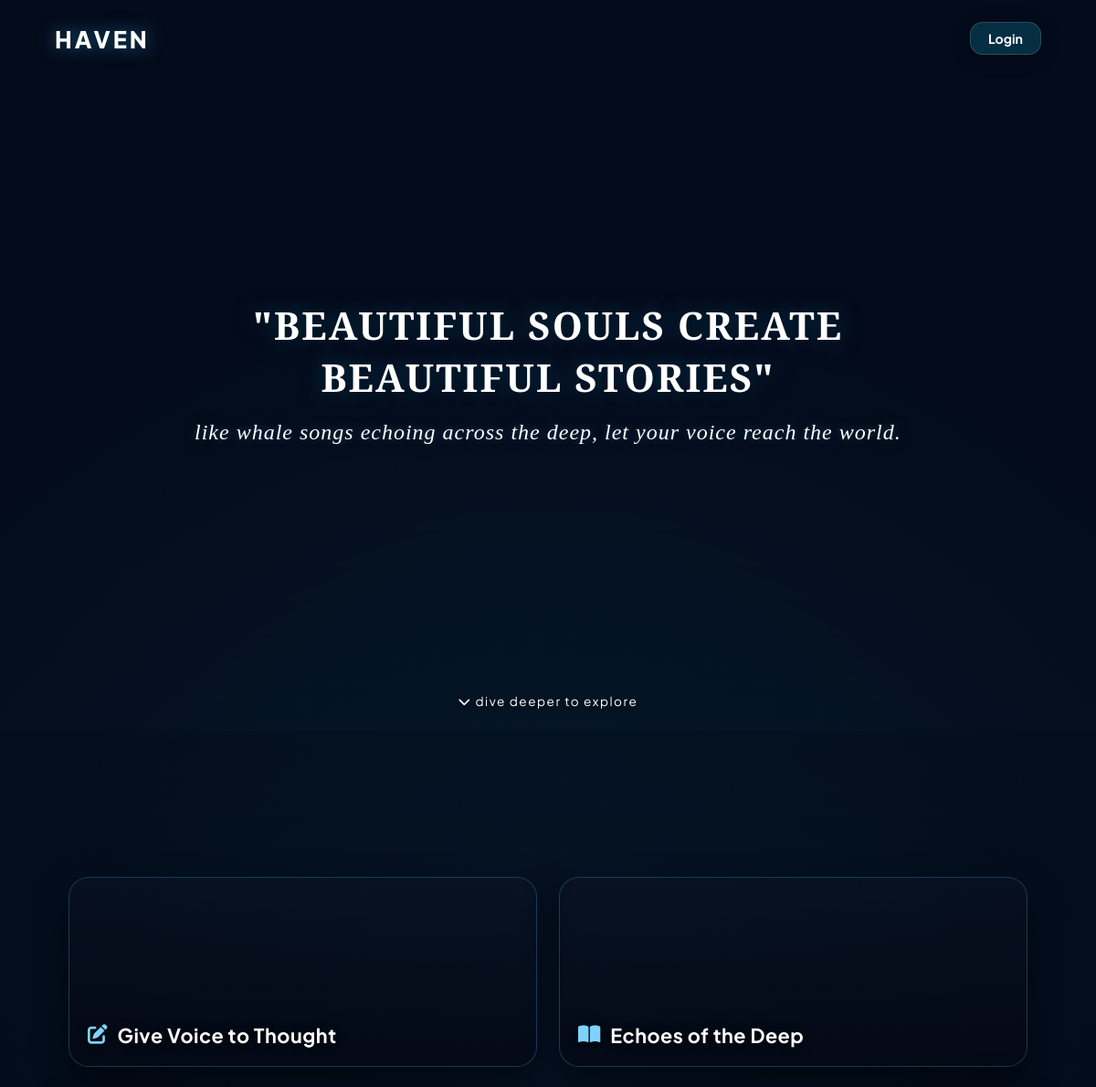
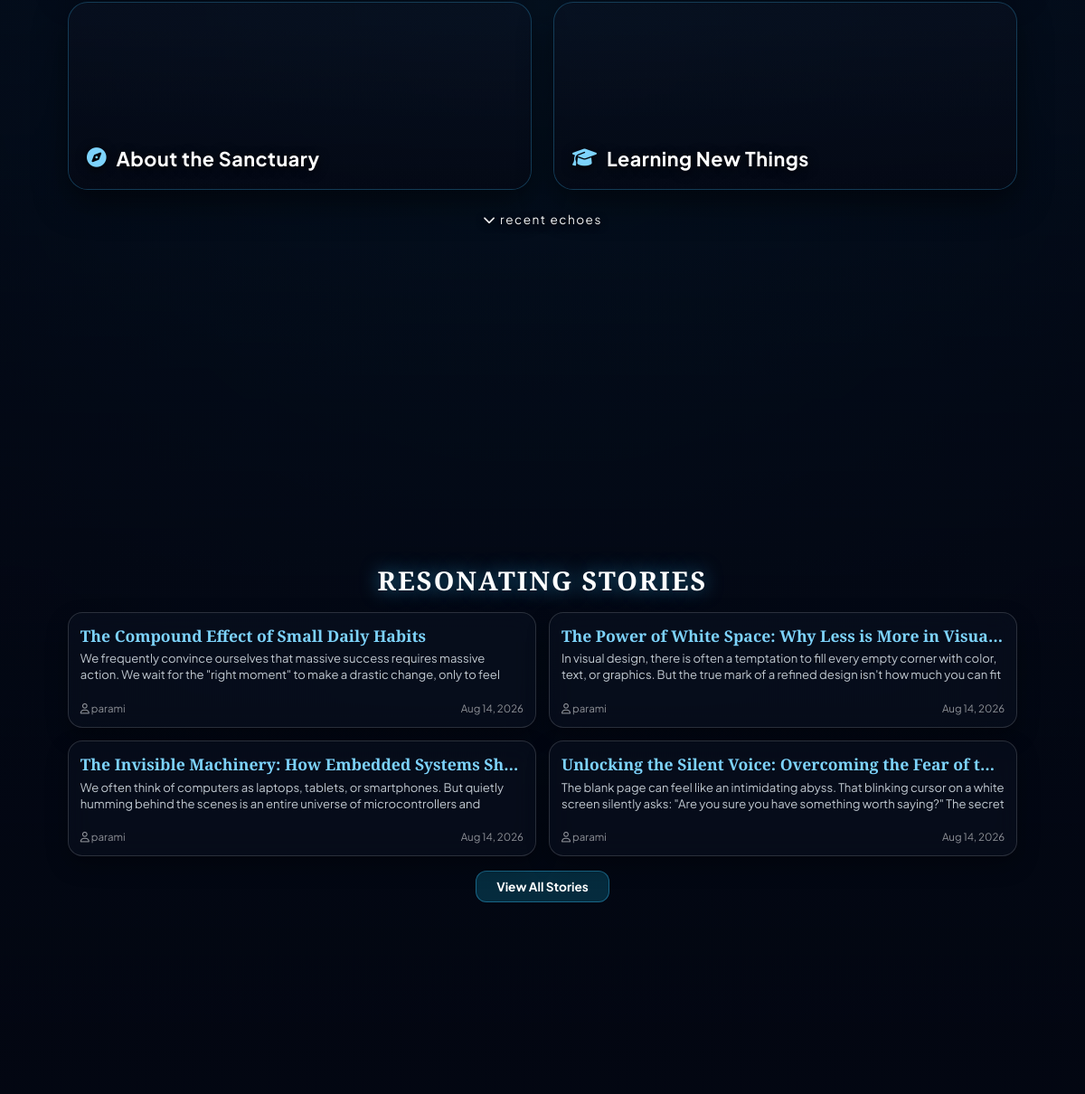
The page / on the database its author committed (2 pictures, top to bottom).
### tables this page shows
CREATE TABLE `blogpost` (
  `id` int(11) NOT NULL,
  `user_id` int(11) NOT NULL,
  `title` varchar(255) NOT NULL,
  `content` text NOT NULL,
  `created_at` timestamp NOT NULL DEFAULT current_timestamp(),
  `updated_at` timestamp NOT NULL DEFAULT current_timestamp() ON UPDATE current_timestamp(),
  `category` varchar(50) DEFAULT 'General'
);

CREATE TABLE `user` (
  `id` int(11) NOT NULL,
  `username` varchar(50) NOT NULL,
  `email` varchar(100) NOT NULL,
  `password` varchar(255) NOT NULL,
  `role` varchar(20) DEFAULT 'user'
);

### index.php (the view, shortened to what this page needs)
<?php
require_once 'db.php';
$query = "SELECT blogPost.*, user.username FROM blogPost
          JOIN user ON blogPost.user_id = user.id
          ORDER BY blogPost.created_at DESC LIMIT 4";
$result = $conn->query($query);
?>
<!DOCTYPE html>
<html lang="en">
<head>
    <link rel="stylesheet" href="https://cdnjs.cloudflare.com/ajax/libs/font-awesome/6.4.0/css/all.min.css">
</head>
<body>
    <video autoplay loop muted playsinline id="main-bg-video">
        <source src="wallpaper/whale.mp4" type="video/mp4">
    </video>
    <div class="bg-overlay"></div>
    <div class="page-wrapper" id="pageWrapper">
        <section class="top-hero-section" id="hero-section">
            <header class="header-bar">
                <a href="index.php" class="logo">HAVEN</a>
                <?php if (isset($_SESSION['user_id'])): ?>
                    <a href="logout.php" class="btn-auth"><i class="fa-solid fa-right-from-bracket"></i> Logout</a>
                <?php else: ?>
                    <a href="login.php" class="btn-auth">Login</a>
                <?php endif; ?>
            </header>
            <div class="quote-wrapper">
                <h1 class="quote-heading">
                    "BEAUTIFUL SOULS CREATE BEAUTIFUL STORIES"
                </h1>
                <p class="quote-subtitle">
                    like whale songs echoing across the deep, let your voice reach the world.
                </p>
            </div>
            <div class="scroll-hint" id="scrollHint0">
                <i class="fa-solid fa-chevron-down"></i> dive deeper to explore
            </div>
        </section>
        <section class="bottom-menu-section" id="menu-grid-section">
            <div class="menu-grid">
                <a href="create_post.php" class="video-card">
                    <video autoplay loop muted playsinline>
                        <source src="wallpaper/blue.mp4" type="video/mp4">
                    </video>
                    <div class="card-overlay"></div>
                    <div class="card-label">
                        <i class="fa-solid fa-pen-to-square"></i> Give Voice to Thought
                    </div>
                </a>
                <a href="blog_posts.php" class="video-card">
                    <video autoplay loop muted playsinline>
                        <source src="wallpaper/sea.mp4" type="video/mp4">
                    </video>
                    <div class="card-overlay"></div>
                    <div class="card-label">
                        <i class="fa-solid fa-book-open"></i> Echoes of the Deep
                    </div>
                </a>
                <a href="about.php" class="video-card">
                    <video autoplay loop muted playsinline>
                        <source src="wallpaper/box3.mp4" type="video/mp4">
                    </video>
                    <div class="card-overlay"></div>
                    <div class="card-label">
                        <i class="fa-solid fa-compass"></i> About the Sanctuary
                    </div>
                </a>
                <a href="aesthetic.php" class="video-card">
                    <video autoplay loop muted playsinline>
                        <source src="wallpaper/box4.mp4" type="video/mp4">
                    </video>
                    <div class="card-overlay"></div>
                    <div class="card-label">
                        <i class="fa-solid fa-graduation-cap"></i> Learning New Things
                    </div>
                </a>
            </div>
            <div class="scroll-hint" id="scrollHint1">
                <i class="fa-solid fa-chevron-down"></i> recent echoes
            </div>
        </section>
        <section class="blogs-section" id="blogs-section">
            <h2 class="section-heading">RESONATING STORIES</h2>
            <div class="blog-grid">
                <?php if ($result && $result->num_rows > 0): ?>
                    <?php while ($post = $result->fetch_assoc()): ?>
                        <a href="single_post.php?id=<?= $post['id']; ?>" class="blog-card">
                            <div>
                                <h3><?= htmlspecialchars($post['title']); ?></h3>
                                <p><?= htmlspecialchars($post['content']); ?></p>
                            </div>
                            <div class="blog-meta">
                                <span><i class="fa-regular fa-user"></i> <?= htmlspecialchars($post['username']); ?></span>
                                <span><?= date('M j, Y', strtotime($post['created_at'])); ?></span>
                            </div>
                        </a>
                    <?php endwhile; ?>
                <?php else: ?>
                    <p style="text-align: center; grid-column: span 2; color: rgba(255,255,255,0.6);">
                        No stories published yet. Be the first to share an echo.
                    </p>
                <?php endif; ?>
            </div>
            <a href="blog_posts.php" class="btn-view-all">View All Stories</a>
        </section>
    </div>
</body>
</html>

### rows shown on the page
blogpost: title "The Compound Effect of Small Daily Habits", content "We frequently convince ourselves that massive success requires massive action. We wait for the \"right moment\" to make a drastic change, only to feel…", user.username "parami", created_at "Aug 14, 2026"
blogpost: title "The Power of White Space: Why Less is More in Visua…", content "In visual design, there is often a temptation to fill every empty corner with color, text, or graphics. But the true mark of a refined design isn't how much you can fit…", user.username "parami", created_at "Aug 14, 2026"
blogpost: title "The Invisible Machinery: How Embedded Systems Sh…", content "We often think of computers as laptops, tablets, or smartphones. But quietly humming behind the scenes is an entire universe of microcontrollers and…", user.username "parami", created_at "Aug 14, 2026"
blogpost: title "Unlocking the Silent Voice: Overcoming the Fear of t…", content "The blank page can feel like an intimidating abyss. That blinking cursor on a white screen silently asks: \"Are you sure you have something worth saying?\" The secret…", user.username "parami", created_at "Aug 14, 2026"
